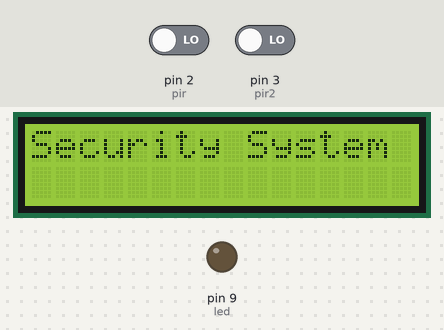
The sketch below on a simulated Arduino Uno, built with avr-gcc and run on an emulated ATmega328P. On the bench: 16×2 character LCD, output pins drawn as LEDs (lit = HIGH). Inputs (shaded band) come from the test bench; at power-on: pin 2 (pir) LOW, pin 3 (pir2) LOW. What the sketch prints to the serial monitor is not drawn.

Above: at 1.2 s.
1.3 s: pin 2 (pir) driven HIGH
At 4.1 s:
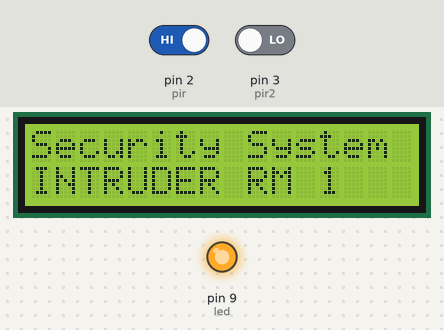
4.3 s: pin 2 (pir) driven LOW
At 5.0 s:
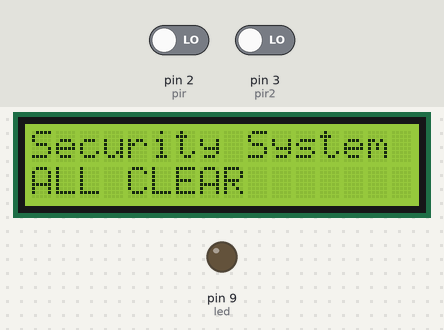
5.8 s: pin 3 (pir2) driven HIGH
At 7.0 s:
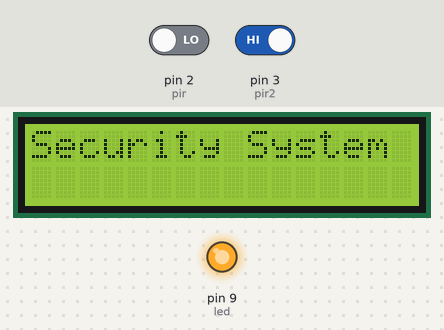
8.8 s: pin 3 (pir2) driven LOW
At 9.6 s:
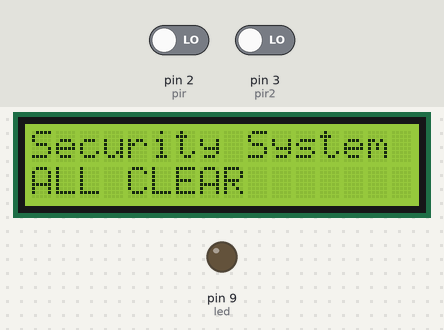
Timing chart, 0 to 11.3 s (numbered marks = the images above; inputs shaded):
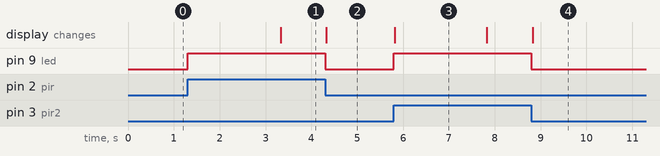

Measured:
- after the input at 1.3 s, pin 9 (led): LOW → HIGH at once; the display: changes after 2.0 s (image 1)
- after the input at 4.3 s, pin 9 (led): HIGH → LOW at once; the display: changes at once (image 2)
- after the input at 5.8 s, pin 9 (led): LOW → HIGH at once; the display: changes at once (image 3)
- after the input at 8.8 s, pin 9 (led): HIGH → LOW at once; the display: changes at once (image 4)
- what the display in image 3 shows lasts 2.0 s, from 5.8 s to 7.8 s

The sketch:

secuirty_system_code.ino
```cpp
#include <Adafruit_LiquidCrystal.h>

// C++ code
//

int pir = 2;
int pir2 = 3;
int led = 9;

bool alarm = 0;
bool prev_alarm = 0;

bool alarm2= 0;
bool prev_alarm2 = 0;

Adafruit_LiquidCrystal lcd(0x20);


void setup()
{
  pinMode(led, OUTPUT);

  pinMode(pir, INPUT);

  attachInterrupt(digitalPinToInterrupt(pir), getState, CHANGE);
  attachInterrupt(digitalPinToInterrupt(pir2), getState, CHANGE);

  lcd.begin(16,2);

  Serial.begin(9600);

  lcd.setBacklight(1);

  lcd.setCursor(0,0);
  lcd.print("Security System");

}

void getState() {
  alarm = digitalRead(pir);
  alarm2 = digitalRead(pir2);
}

void loop()
{

//  alarm = digitalRead(pir);

//  getState();
  if (alarm != prev_alarm || alarm2 != prev_alarm2) {

    if (alarm || alarm2 ) {
      digitalWrite(led,HIGH);

      lcd.setCursor(0,1);
      lcd.print("                ");
      lcd.setCursor(0,1);
      if (alarm) {
          delay(2000);
	      lcd.print("INTRUDER RM 1");
	      Serial.println("Intruder Rm 1");
      } else {

          delay(2000);
	      lcd.print("INTRUDER RM 2");
          Serial.println("Intruder Rm 2");


	  }

    } else {

      digitalWrite(led, LOW);

      lcd.setCursor(0,1);
      lcd.print("                ");
      lcd.setCursor(0,1);
      lcd.print("ALL CLEAR");

      Serial.println("All Clear");
    }

    prev_alarm = alarm;
    prev_alarm2 = alarm2;

  }

//  delay(5000);

}
```
